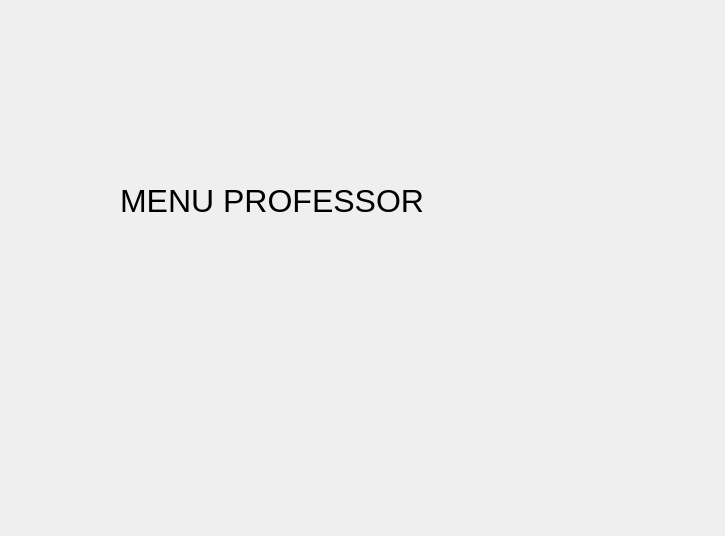
<?xml version="1.0" encoding="UTF-8"?>
<ui version="4.0">
 <class>Form</class>
 <widget class="QWidget" name="Form">
  <property name="geometry">
   <rect>
    <x>0</x>
    <y>0</y>
    <width>725</width>
    <height>536</height>
   </rect>
  </property>
  <property name="windowTitle">
   <string>Form</string>
  </property>
  <widget class="QLabel" name="label">
   <property name="geometry">
    <rect>
     <x>120</x>
     <y>110</y>
     <width>451</width>
     <height>181</height>
    </rect>
   </property>
   <property name="font">
    <font>
     <pointsize>24</pointsize>
    </font>
   </property>
   <property name="text">
    <string>MENU PROFESSOR</string>
   </property>
  </widget>
 </widget>
 <resources/>
 <connections/>
</ui>
